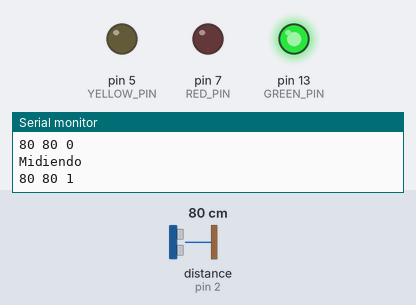
Recording of a sketch running on a simulated Arduino Uno, built with avr-gcc and run on an emulated ATmega328P. Parts: output pins drawn as LEDs (lit = HIGH), the last lines printed to the serial monitor. Wiring (inferred from the names in the program): ultrasonic range finder: trigger pin 3; echo pin 2. Inputs (shaded band) come from the test bench; at power-on: distance to the obstacle (sensor on pin 2) 80 cm. The echo pulse lasts 58.3 µs per cm; pins used as bus, display or sensor lines are not drawn.

Above: at 1.3 s.
1.4 s: distance to the obstacle (sensor on pin 2) set to 55 cm
2.9 s: distance to the obstacle (sensor on pin 2) set to 45 cm
At 3.9 s:
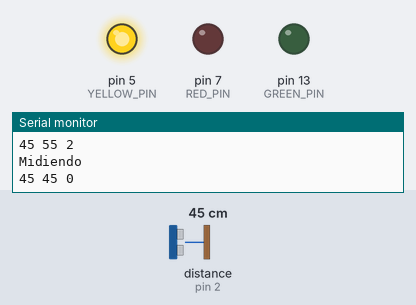
4.5 s: distance to the obstacle (sensor on pin 2) set to 31 cm
6.0 s: distance to the obstacle (sensor on pin 2) set to 28 cm
At 6.9 s:
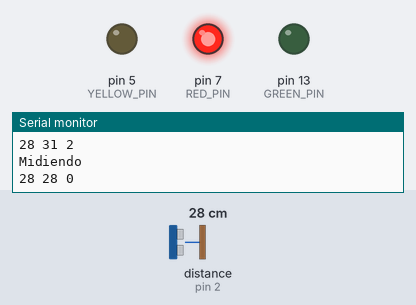
7.5 s: distance to the obstacle (sensor on pin 2) set to 120 cm
At 8.6 s:
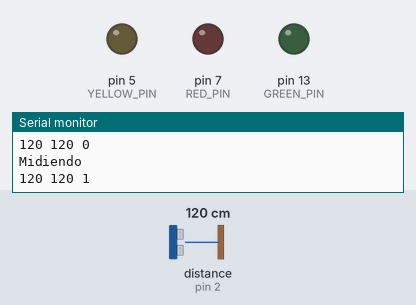
9.0 s: distance to the obstacle (sensor on pin 2) set to 105 cm
10.5 s: distance to the obstacle (sensor on pin 2) set to 94 cm
At 11.4 s:
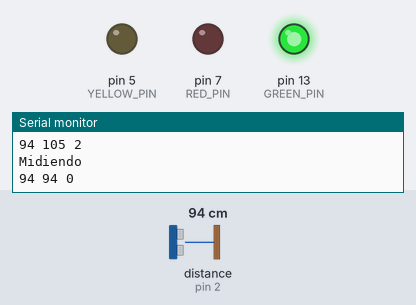
Timing chart, 0 to 34.9 s (numbered marks = the images above; inputs shaded):
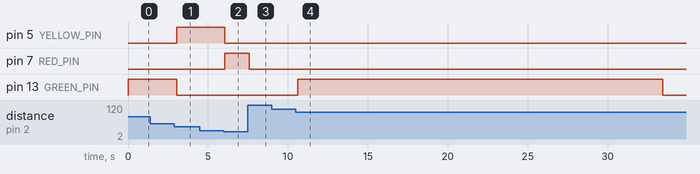

The sketch:

sketch_parking_aid_final_performance.ino
```cpp
#include <JeeLib.h> // Low power functions library

ISR(WDT_vect) {
  Sleepy::watchdogEvent(); // Setup the watchdog
}

const int TRIG_PIN = 3; //3
const int ECHO_PIN = 2; //4
const int RED_PIN = 7; //7
const int YELLOW_PIN = 5; //10
const int GREEN_PIN = 13; //13
const long MAX_TIME = 45;

long last = 0;
int count = 0;

void setup() {
  pinMode(RED_PIN, OUTPUT);
  pinMode(YELLOW_PIN, OUTPUT);
  pinMode(GREEN_PIN, OUTPUT);
  Serial.begin(9600);
}

void loop() {
  long cm = calculateDistance();

  Serial.print(cm);
  Serial.print(" ");
  Serial.print(last);
  Serial.print(" ");
  Serial.print(count);
  Serial.print(" ");
  Serial.println();

  //  if (last > cm - 30 && last < cm + 30) {
  if (cm < 150) {

    if (cm >= last - 2 && cm <= last + 2) {
      count += 1;
    } else {
      count = 0;
    }

    if (count < MAX_TIME) {
      if (cm < 30) {
        switchLeds(true, false, false);
      } else if (cm < 50) {
        switchLeds(false, true, false);
      } else if (cm < 100) {
        switchLeds(false, false, true);
      } else {
        switchLeds(false, false, false);
      }
      //Sleepy::loseSomeTime(500);
      delay(500);
      Serial.print("Midiendo");
      Serial.println();
    } else {
      Serial.print("Sleep");
      Serial.println();
      if (count == MAX_TIME) {
        switchLeds(false, false, false);
      } else {
        count = MAX_TIME + 1;
      }
      Sleepy::loseSomeTime(5000);
    }
    last = cm;
  } else {
  }
  if (last == 0) {
    last = cm;
  }
  //delay(500);
}

long microsecondsToCentimeters(long microseconds) {
  // The speed of sound is 340 m/s or 29 microseconds per centimeter.
  // The ping travels out and back, so to find the distance of the
  // object we take half of the distance travelled.
  return microseconds / 29 / 2;
}

long calculateDistance() {
  // establish variables for duration of the ping,
  // and the distance result in inches and centimeters:
  long duration, cm;

  // The sensor is triggered by a HIGH pulse of 10 or more microseconds.
  // Give a short LOW pulse beforehand to ensure a clean HIGH pulse:
  pinMode(TRIG_PIN, OUTPUT);
  digitalWrite(TRIG_PIN, LOW);
  delayMicroseconds(250);
  //Sleepy::loseSomeTime(250);
  //accuracy??
  digitalWrite(TRIG_PIN, HIGH);
  delayMicroseconds(250);
  //Sleepy::loseSomeTime(250);
  //accuracy??
  digitalWrite(TRIG_PIN, LOW);

  // Read the signal from the sensor: a HIGH pulse whose
  // duration is the time (in microseconds) from the sending
  // of the ping to the reception of its echo off of an object.
  pinMode(ECHO_PIN, INPUT);
  duration = pulseIn(ECHO_PIN, HIGH);

  // convert the time into a distance
  cm = microsecondsToCentimeters(duration);
  if (cm > 150) {
    cm = 150;
  }
  return cm;
}

void switchLeds(bool red, bool yellow, bool green) {
  if (red) {
    digitalWrite(RED_PIN, HIGH);
  } else {
    digitalWrite(RED_PIN, LOW);
  }
  if (yellow) {
    digitalWrite(YELLOW_PIN, HIGH);
  } else {
    digitalWrite(YELLOW_PIN, LOW);
  }
  if (green) {
    digitalWrite(GREEN_PIN, HIGH);
  } else {
    digitalWrite(GREEN_PIN, LOW);
  }

}
```

Measured:
- the behaviour switches between 50 and 49 cm on distance to the obstacle (sensor on pin 2) (found by bisection; images 0 and 1)
- the behaviour switches between 30 and 29 cm on distance to the obstacle (sensor on pin 2) (found by bisection; images 1 and 2)
- the behaviour switches between 100 and 99 cm on distance to the obstacle (sensor on pin 2) (found by bisection; images 3 and 4)
- after the input at 2.9 s, pin 5 (YELLOW_PIN): LOW → HIGH after 0.14 s; pin 13 (GREEN_PIN): HIGH → LOW after 0.14 s
- after the input at 6.0 s, pin 5 (YELLOW_PIN): HIGH → LOW after 0.06 s; pin 7 (RED_PIN): LOW → HIGH after 0.06 s
- after the input at 7.5 s, pin 7 (RED_PIN): HIGH → LOW after 0.07 s
- after the input at 10.5 s, pin 13 (GREEN_PIN): LOW → HIGH after 0.12 s, → LOW 22.8 s later
